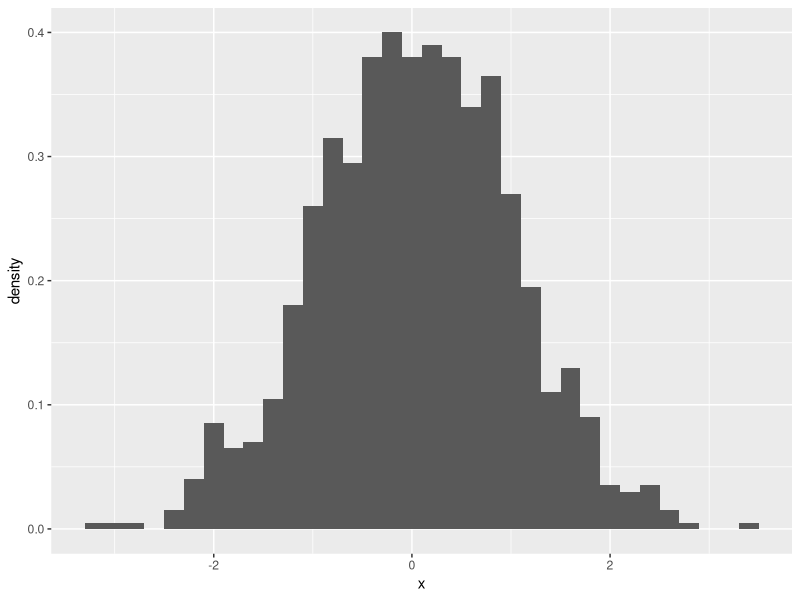
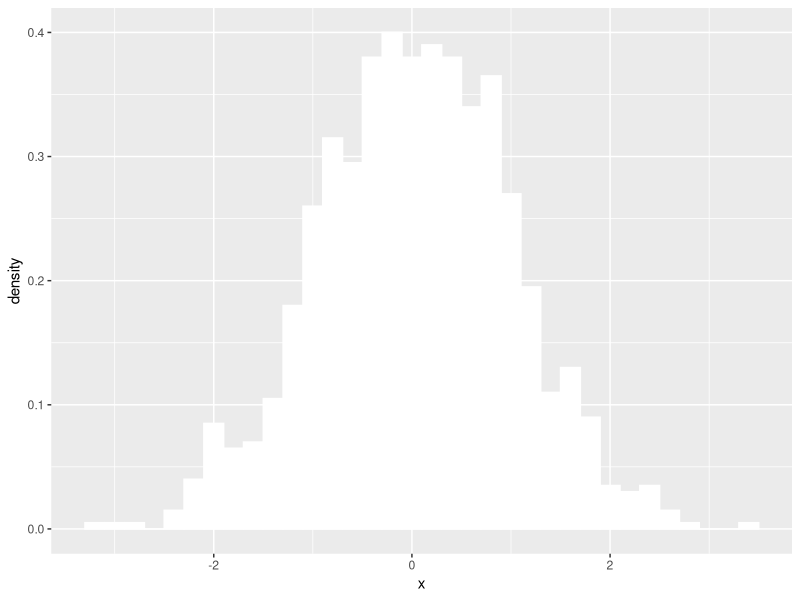
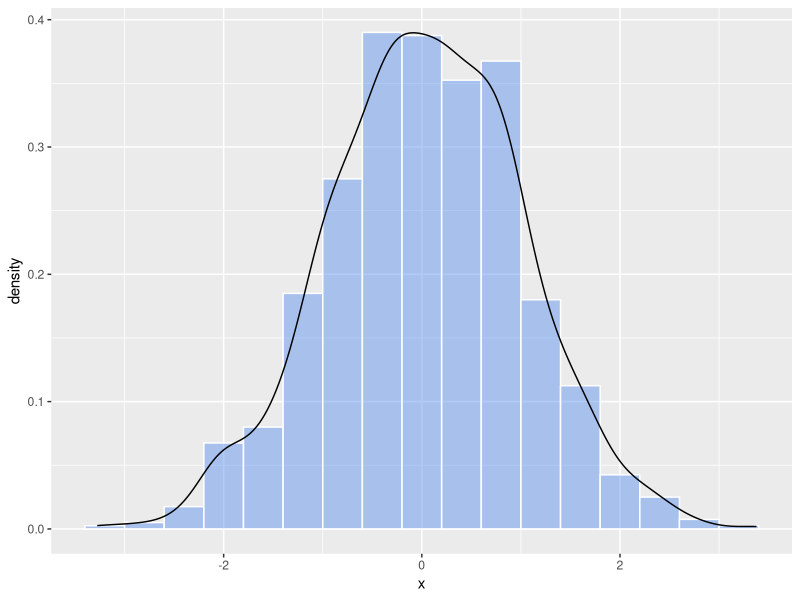
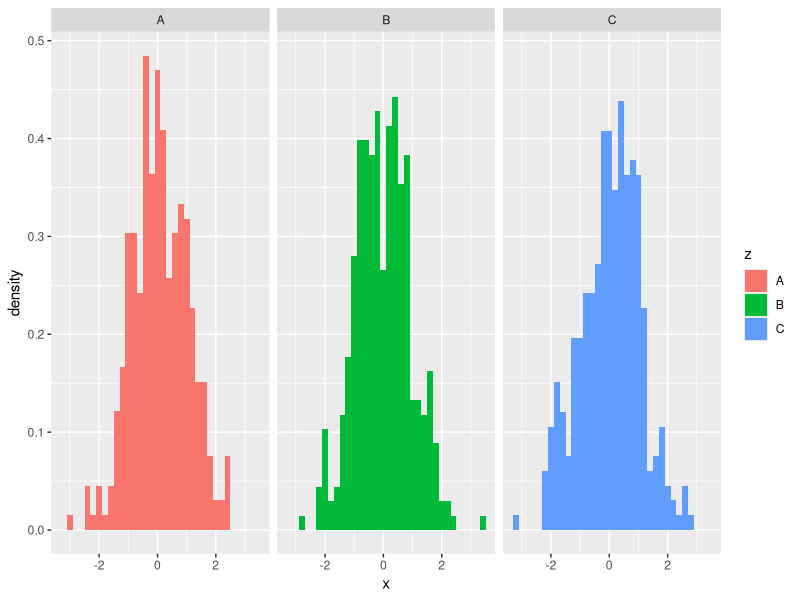
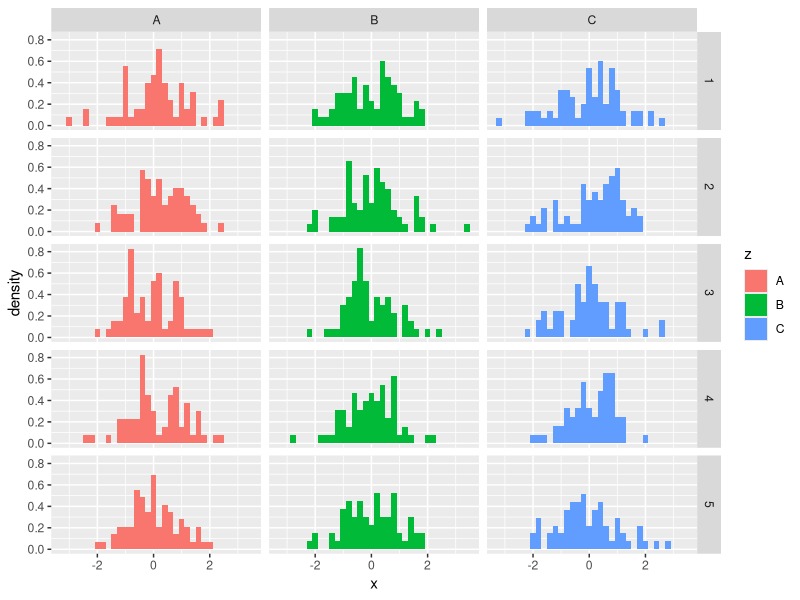
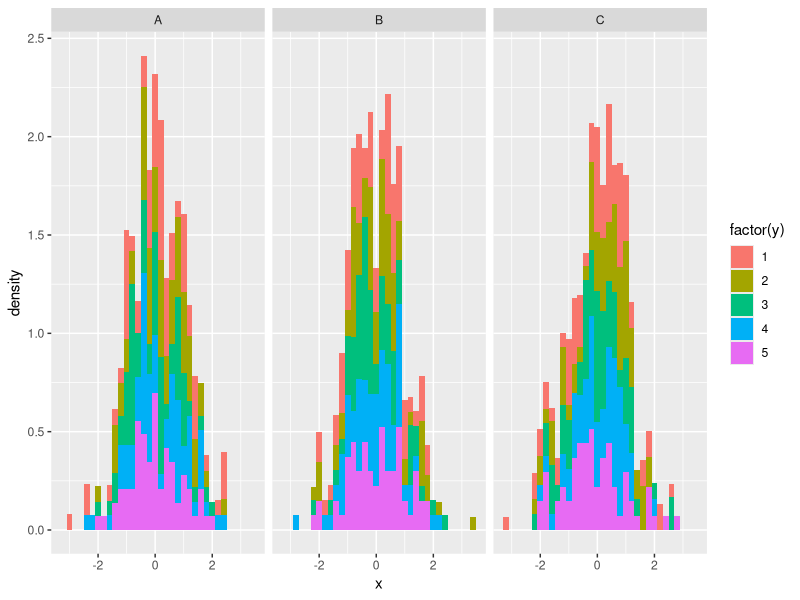
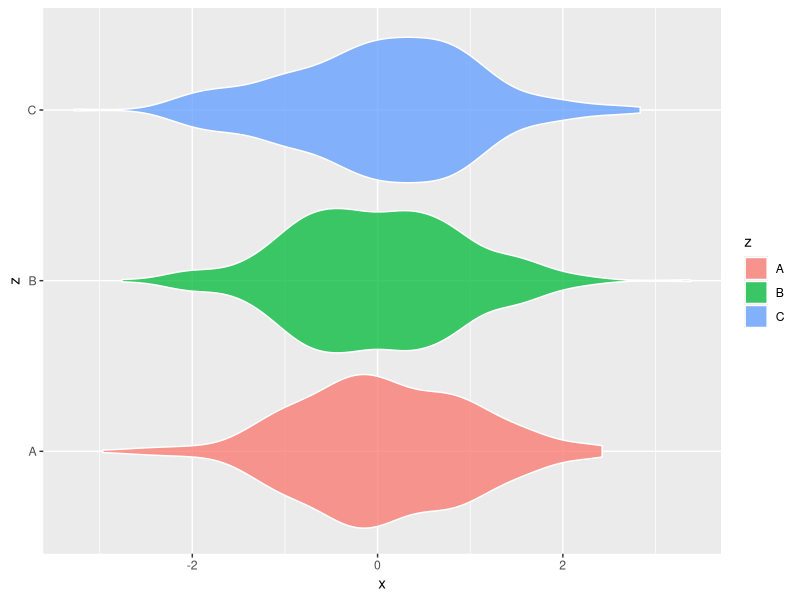

R code for these plots, in order:
## Histograms
library(dplyr)
library(ggplot2)

df <- data.frame(x = rnorm(1000),
                 y = sample(1:5, 1000, replace = TRUE),
                 z = sample(LETTERS[1:3], 1000, replace = TRUE))

# Basic
ggplot(data = df,
       mapping = aes(x = x)) +
  geom_histogram(mapping = aes(y = ..density..),
                 binwidth = 0.2)

# with clearer bins
ggplot(data = df, mapping = aes(x = x)) +
  geom_histogram(mapping = aes(y = ..density..),
                 binwidth = 0.2,
                 fill = "white",
                 colour = "white")

# with density curve
ggplot(data = df,
       mapping = aes(x = x)) +
  geom_histogram(mapping = aes(y = ..density..),
                 binwidth = 0.4,
                 fill = "cornflowerblue",
                 colour = "white",
                 alpha = 0.5) +
  geom_density()

# with facets
ggplot(data = df,
       mapping = aes(x = x)) +
  geom_histogram(mapping = aes(y = ..density..,
                               fill = z),
                 binwidth = 0.2) +
  facet_grid(~ z)

ggplot(data = df,
       mapping = aes(x = x)) +
  geom_histogram(mapping = aes(y = ..density..,
                               fill = z),
                 binwidth = 0.2) +
  facet_grid(y ~ z)

# fill by y, facet by z
ggplot(data = df,
       mapping = aes(x = x)) +
  geom_histogram(mapping = aes(y = ..density..,
                               fill = factor(y)),
                 binwidth = 0.2) +
  facet_grid(~ z)

# violin plots: few distributions of x by factor z
ggplot(data = df,
       mapping = aes(x = z, y = x)) +
  geom_violin(mapping = aes(fill = z),
              color = "white",
              alpha = 0.75) +
  coord_flip()
